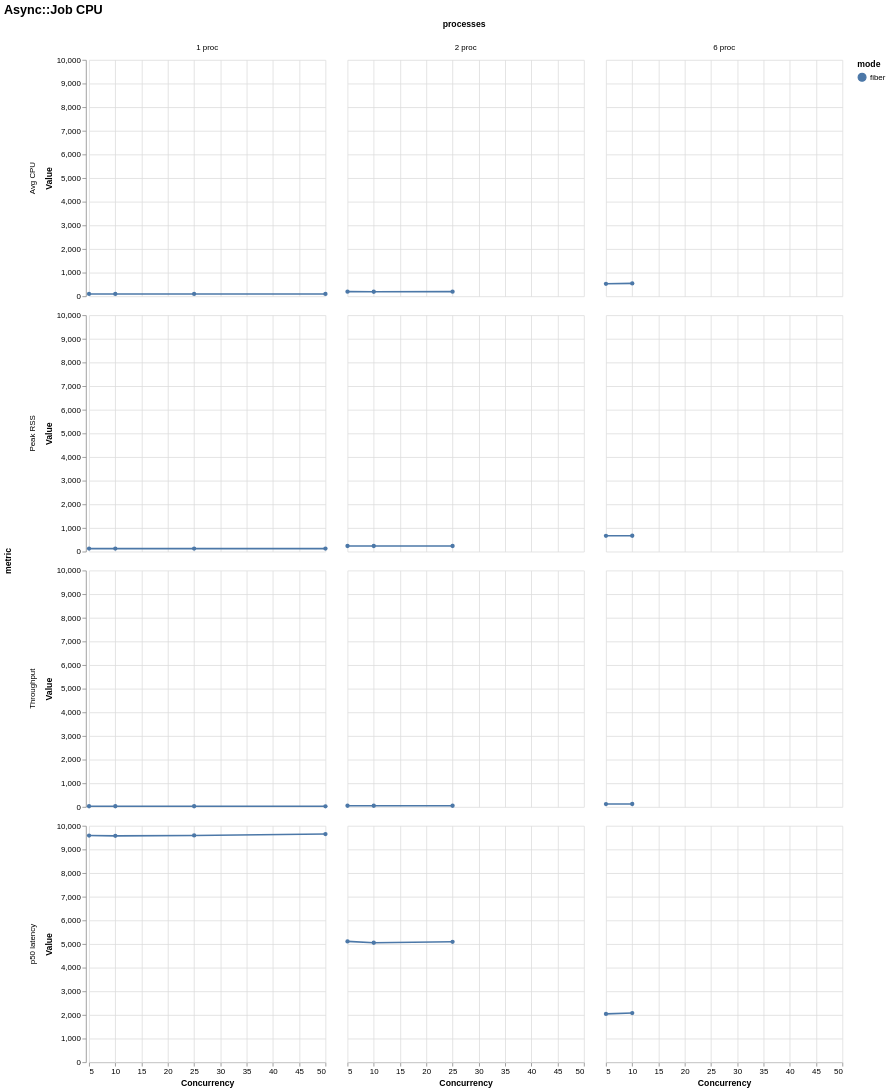

Vega-Lite specification for this chart:
### Vega-Lite specification from a JSON file in a GitHub repository (floating-point values rounded to 4 significant figures)
{"$schema": "https://vega.github.io/schema/vega-lite/v6.json", "title": "Async::Job CPU", "data": {"values": [{"mode": "fiber", "concurrency": 5, "processes": "1 proc", "metric": "Throughput", "value": 26.74, "unit": "jobs/s"}, {"mode": "fiber", "concurrency": 5, "processes": "1 proc", "metric": "Peak RSS", "value": 126.5, "unit": "MB"}, {"mode": "fiber", "concurrency": 5, "processes": "1 proc", "metric": "Avg CPU", "value": 99.0, "unit": "%"}, {"mode": "fiber", "concurrency": 5, "processes": "1 proc", "metric": "p50 latency", "value": 9589.0, "unit": "ms"}, {"mode": "fiber", "concurrency": 10, "processes": "1 proc", "metric": "Throughput", "value": 26.73, "unit": "jobs/s"}, {"mode": "fiber", "concurrency": 10, "processes": "1 proc", "metric": "Peak RSS", "value": 126.9, "unit": "MB"}, {"mode": "fiber", "concurrency": 10, "processes": "1 proc", "metric": "Avg CPU", "value": 98.9, "unit": "%"}, {"mode": "fiber", "concurrency": 10, "processes": "1 proc", "metric": "p50 latency", "value": 9576.0, "unit": "ms"}, {"mode": "fiber", "concurrency": 25, "processes": "1 proc", "metric": "Throughput", "value": 26.65, "unit": "jobs/s"}, {"mode": "fiber", "concurrency": 25, "processes": "1 proc", "metric": "Peak RSS", "value": 126.6, "unit": "MB"}, {"mode": "fiber", "concurrency": 25, "processes": "1 proc", "metric": "Avg CPU", "value": 99.1, "unit": "%"}, {"mode": "fiber", "concurrency": 25, "processes": "1 proc", "metric": "p50 latency", "value": 9594.0, "unit": "ms"}, {"mode": "fiber", "concurrency": 50, "processes": "1 proc", "metric": "Throughput", "value": 26.47, "unit": "jobs/s"}, {"mode": "fiber", "concurrency": 50, "processes": "1 proc", "metric": "Peak RSS", "value": 126.7, "unit": "MB"}, {"mode": "fiber", "concurrency": 50, "processes": "1 proc", "metric": "Avg CPU", "value": 99.0, "unit": "%"}, {"mode": "fiber", "concurrency": 50, "processes": "1 proc", "metric": "p50 latency", "value": 9652.0, "unit": "ms"}, {"mode": "fiber", "concurrency": 5, "processes": "2 proc", "metric": "Throughput", "value": 49.85, "unit": "jobs/s"}, {"mode": "fiber", "concurrency": 5, "processes": "2 proc", "metric": "Peak RSS", "value": 235.8, "unit": "MB"}, {"mode": "fiber", "concurrency": 5, "processes": "2 proc", "metric": "Avg CPU", "value": 196.4, "unit": "%"}, {"mode": "fiber", "concurrency": 5, "processes": "2 proc", "metric": "p50 latency", "value": 5111.0, "unit": "ms"}, {"mode": "fiber", "concurrency": 10, "processes": "2 proc", "metric": "Throughput", "value": 49.66, "unit": "jobs/s"}, {"mode": "fiber", "concurrency": 10, "processes": "2 proc", "metric": "Peak RSS", "value": 236.4, "unit": "MB"}, {"mode": "fiber", "concurrency": 10, "processes": "2 proc", "metric": "Avg CPU", "value": 192.7, "unit": "%"}, {"mode": "fiber", "concurrency": 10, "processes": "2 proc", "metric": "p50 latency", "value": 5054.0, "unit": "ms"}, {"mode": "fiber", "concurrency": 25, "processes": "2 proc", "metric": "Throughput", "value": 49.92, "unit": "jobs/s"}, {"mode": "fiber", "concurrency": 25, "processes": "2 proc", "metric": "Peak RSS", "value": 236.6, "unit": "MB"}, {"mode": "fiber", "concurrency": 25, "processes": "2 proc", "metric": "Avg CPU", "value": 196.5, "unit": "%"}, {"mode": "fiber", "concurrency": 25, "processes": "2 proc", "metric": "p50 latency", "value": 5093.0, "unit": "ms"}, {"mode": "fiber", "concurrency": 5, "processes": "6 proc", "metric": "Throughput", "value": 120.3, "unit": "jobs/s"}, {"mode": "fiber", "concurrency": 5, "processes": "6 proc", "metric": "Peak RSS", "value": 668.4, "unit": "MB"}, {"mode": "fiber", "concurrency": 5, "processes": "6 proc", "metric": "Avg CPU", "value": 527.2, "unit": "%"}, {"mode": "fiber", "concurrency": 5, "processes": "6 proc", "metric": "p50 latency", "value": 2045.0, "unit": "ms"}, {"mode": "fiber", "concurrency": 10, "processes": "6 proc", "metric": "Throughput", "value": 123.9, "unit": "jobs/s"}, {"mode": "fiber", "concurrency": 10, "processes": "6 proc", "metric": "Peak RSS", "value": 670.2, "unit": "MB"}, {"mode": "fiber", "concurrency": 10, "processes": "6 proc", "metric": "Avg CPU", "value": 545.5, "unit": "%"}, {"mode": "fiber", "concurrency": 10, "processes": "6 proc", "metric": "p50 latency", "value": 2079.0, "unit": "ms"}]}, "mark": {"type": "line", "point": true, "tooltip": true}, "encoding": {"x": {"field": "concurrency", "type": "quantitative", "title": "Concurrency"}, "y": {"field": "value", "type": "quantitative", "title": "Value"}, "color": {"field": "mode", "type": "nominal"}, "tooltip": [{"field": "mode", "type": "nominal"}, {"field": "concurrency", "type": "nominal"}, {"field": "processes", "type": "nominal"}, {"field": "metric", "type": "nominal"}, {"field": "percentile", "type": "nominal"}, {"field": "value", "type": "quantitative"}], "row": {"field": "metric", "type": "nominal"}, "column": {"field": "processes", "type": "nominal"}}, "config": {"background": "white", "axis": {"labelFont": "Arial", "titleFont": "Arial", "grid": true}, "legend": {"labelFont": "Arial", "titleFont": "Arial"}, "title": {"font": "Arial", "fontSize": 16, "anchor": "start"}, "view": {"stroke": null}}}
